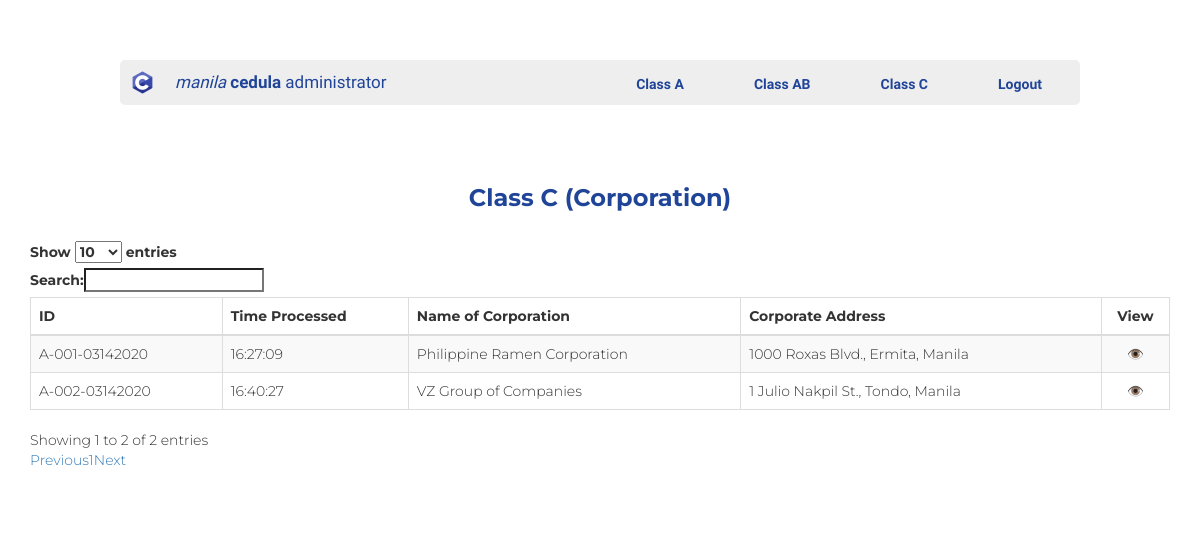
The app's page /admin_class_c.php (signed in), older data.
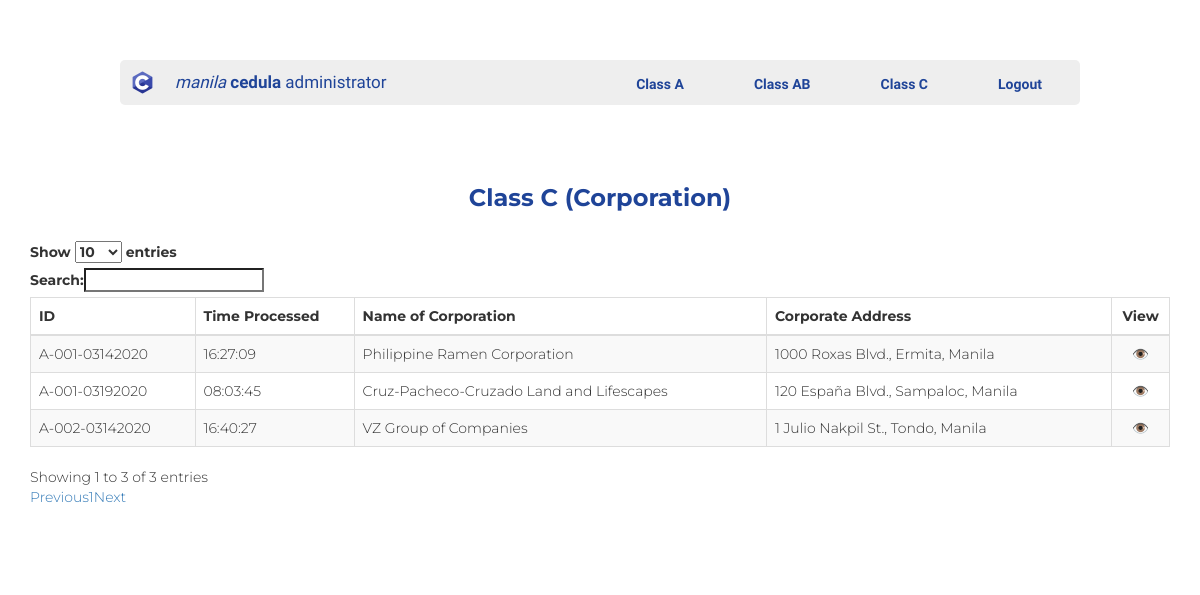
The same page, newer data.
### tables this page shows
CREATE TABLE `classc` (
  `ID` int(11) NOT NULL,
  `queueNo` varchar(14) NOT NULL,
  `dateProcessed` date NOT NULL,
  `timeProcessed` time NOT NULL,
  `firstName` varchar(50) NOT NULL,
  `middle` varchar(5) NOT NULL,
  `lastName` varchar(30) NOT NULL,
  `corporation` varchar(100) NOT NULL,
  `addressOfCorporation` varchar(100) NOT NULL,
  `dateOfRegistration` date NOT NULL,
  `placeOfRegistration` varchar(100) NOT NULL,
  `natureOfBusiness` varchar(50) NOT NULL,
  `nbspTIN` bigint(20) NOT NULL,
  `assessedRealProperty` double NOT NULL,
  `grossEarnings` double NOT NULL
);

### admin_class_c_table.php (the view, shortened to what this page needs)
<thead>
     <tr>
          <td><b>ID</b></td>
          <td><b>Time Processed</b></td>
          <td><b>Name of Corporation</b></td>
          <td><b>Corporate Address</b></td>
          <td align="center"><b>View</b></td>
     </tr>
</thead>
<?php
     $con = mysqli_connect('localhost', 'root', '');
     mysqli_select_db($con, 'cedula');
     $sortTable="SELECT * FROM classc ORDER BY id DESC";
     $sortedTable = mysqli_query($con, $sortTable);
     while($row = mysqli_fetch_array($sortedTable))
     {
     echo '
     <tr>
          <td>'.$row["queueNo"].'</td>
          <td>'.$row["timeProcessed"].'</td>
          <td>'.$row["corporation"].'</td>
          <td>'.$row["addressOfCorporation"].'</td>
          <td align="center"><a href="">👁️</a></td>
     </tr>
     ';
     }
?>

### admin_class_c.php (shortened to what this page needs)
<!DOCTYPE html>
<html style="background-color: white;">
     <head>
          <link rel="stylesheet" href="https://maxcdn.bootstrapcdn.com/bootstrap/3.3.6/css/bootstrap.min.css" />
          <link rel="stylesheet" href="https://cdn.datatables.net/1.10.12/css/dataTables.bootstrap.min.css" />
          <link rel="stylesheet" href="style.css" />
     </head>
     <body>
     <div class="adminclass">
        <div class="container_all">
                <div class="navbaradmin">
                    <div class="logoadmin-pic"><img src="img/Clogo.png" height="25px" width="25px"></div>
                    <div class="logoadmin"><a href=""><i>manila</i>&nbsp;<b>cedula</b>&nbsp;administrator</a></div>
                <div class="menuadmin">
                    <ul class="navbaradmin_ul">
                    <li><a  class="btn" href="admin_class_a.php"><b>Class A</b></a></li>
                    <li><a  class="btn" href="admin_class_ab.php"><b>Class AB</b></a></li>
                    <li><a  class="btn" href="admin_class_c.php"><b>Class C</b></a></li>
                    <li><a  class="btn" href="logout.php"><b>Logout</b></a></li>
                    </ul>
                </div>
            </div>
        </div>
          <div class="container" style="font-family: 'Montserrat';">
               <h3 align="center" style="color: #1f4498"><b>Class C (Corporation)</b></h3>
               <br />
               <div class="table-responsive">
                    <table id="class_c_data" class="table table-striped table-bordered">
                         <?php include 'admin_class_c_table.php'; ?>
                    </table>  <br><br><br>
               </div>
          </div>
     </body>
</html>

Row changes from the older to the newer data that the page shows:
added classc: queueNo "A-001-03192020", timeProcessed "08:03:45", corporation "Cruz-Pacheco-Cruzado Land and Lifescapes", addressOfCorporation "120 España Blvd., Sampaloc, Manila"
Text that changed along with them:
text written by a page script: "Show entries Search: Showing 1 to 2 of 2 entries Previous 1 Next" → "Show entries Search: Showing 1 to 3 of 3 entries Previous 1 Next"
